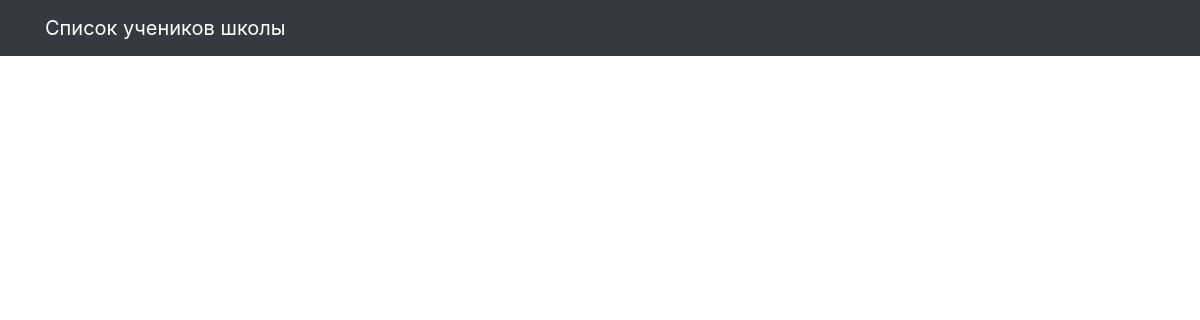
/school/, run on an earlier commit of the app's database.
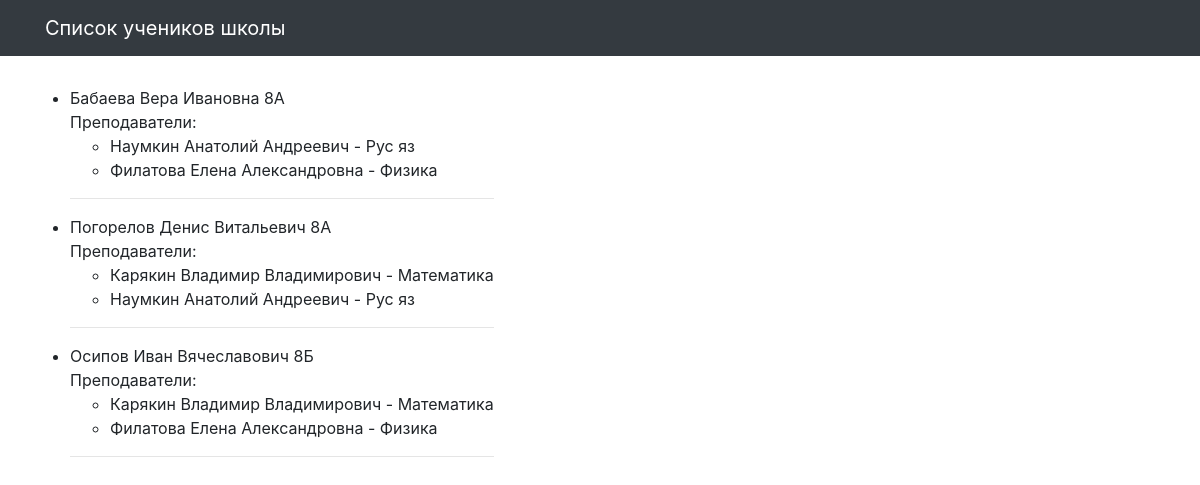
And on a later commit of the database.
### school/models.py (models this page shows, shortened)
class Student(models.Model):
    name = models.CharField(max_length=30, verbose_name='Имя')
    teacher = models.ManyToManyField(Teacher, related_name='students')
    group = models.CharField(max_length=10, verbose_name='Класс')
    class Meta:
        verbose_name = 'Ученик'
        verbose_name_plural = 'Ученики'

class Teacher(models.Model):
    name = models.CharField(max_length=30, verbose_name='Имя')
    subject = models.CharField(max_length=10, verbose_name='Предмет')
    class Meta:
        verbose_name = 'Учитель'
        verbose_name_plural = 'Учителя'

### school/views.py (the view)
# urls.py: path('school/', students_list, name='school'),
def students_list(request):
    students = Student.objects.all().prefetch_related('teacher')
    template = 'school/students_list.html'
    context = {'students': students}
    ordering = 'group'
    return render(request, template, context)

### school/templates/school/students_list.html (shortened to what this page needs)
{% extends "school/base.html" %}
{% load static %}
{% block content %}
<div class="row">
    <ul>
        {% for student in students %}
        <li>{{ student.name }} {{ student.group }} <br>
            Преподаватели:
            <ul>
                {% for teacher in student.teacher.all %}
                <li>{{ teacher.name }} - {{ teacher.subject }}</li>
                {% endfor %}
            </ul>
            <hr>
            {% endfor %}
    </ul>
</div>
{% endblock %}

### school/templates/school/base.html (shortened to what this page needs)
<!DOCTYPE html>
{% load static %}
<html>
  <head>
    <link href="{% static  "css/bootstrap.min.css"  %}" rel="stylesheet">
    <link href="{% static  "css/3-col-portfolio.css" %}" rel="stylesheet">
  </head>
  <body>
    <nav class="navbar navbar-expand-lg navbar-dark bg-dark fixed-top">
      <div class="container">
        <a class="navbar-brand" href="#">Список учеников школы</a>
      </div>
    </nav>
    <div class="container">{% block content %}{% endblock %}</div>
  </body>
</html>

### m2m/static/css/3-col-portfolio.css (style rules this page uses)
body { padding-top: 84px; padding-bottom: 84px; }
@media (min-width: 992px) { body { padding-top: 86px; padding-bottom: 86px; } }

What changed in the data, as far as the page shows it:
added Student: name "Бабаева Вера Ивановна", group "8А"
added Teacher: name "Наумкин Анатолий Андреевич", subject "Рус яз"
added Teacher: name "Филатова Елена Александровна", subject "Физика"
added Student: name "Погорелов Денис Витальевич", group "8А"
added Teacher: name "Карякин Владимир Владимирович", subject "Математика"
added Student: name "Осипов Иван Вячеславович", group "8Б"
